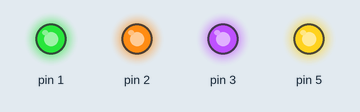
Simulated run of this sketch. Board: Arduino Mega 2560, built with avr-gcc and run on an emulated ATmega2560. Shown: output pins drawn as LEDs (lit = HIGH). At 0.0 s the program stops and its outputs stay as they are.

Above: at 0.1 s.
Timing chart, 0 to 1.5 s (numbered marks = the images above):
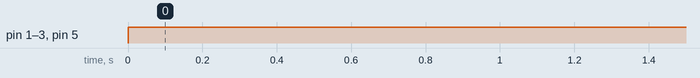

Measured:
- by itself, pin 1–3, pin 5: LOW → HIGH at 0.00 s

The sketch:

ETALVIS_Problem_01_10.ino
```cpp
//LEDs - Set 1 Problem 10 - Assessment
//Problem: Connect Eight LEDs to port E bit 0 to bit 7. Glow LEDs of bit5, bit4, bit3, bit1
void setup() {
  // put your setup code here, to run once:
  volatile char *ddrE,*outE;
  ddrE=0x2D;outE=0x2E;
  *ddrE=0x3A;//making port E bit positions 5,4,3,1 as OUTPUT
  while(1)
  {
    *outE=*ddrE;//Glow LEDs of bit5, bit4, bit3, bit1
  }
}

void loop() {
  // put your main code here, to run repeatedly:
}
```
